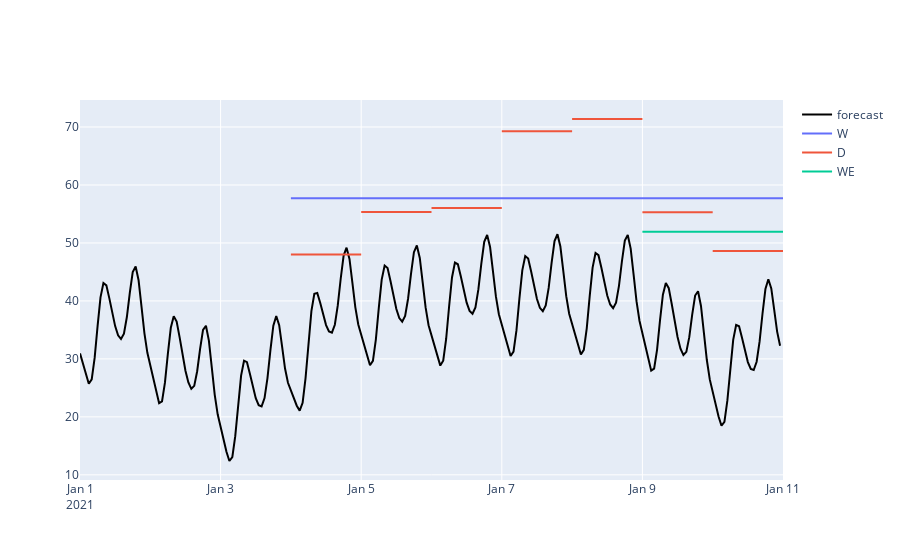
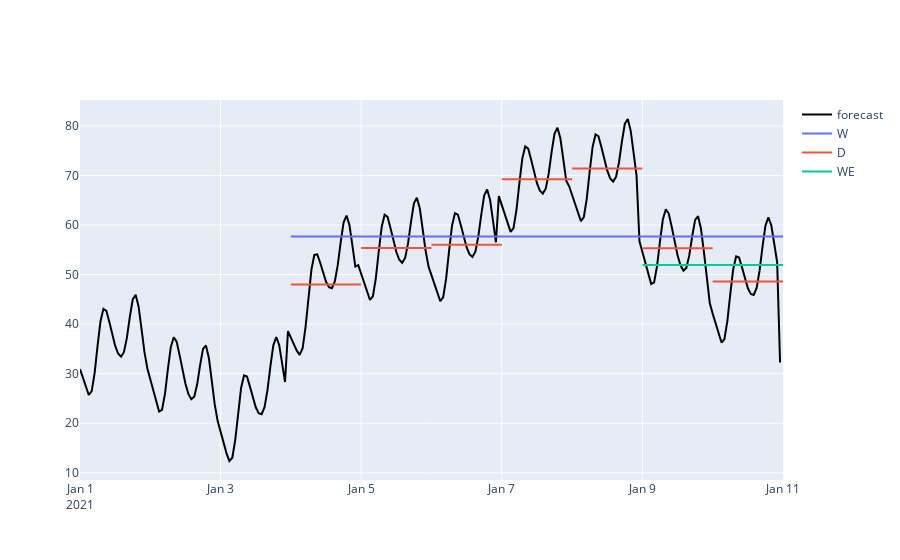

Notebook cell for these charts, in order:
### Code cell
x,arb = arbitrage_correction('2021-01-04',test_forecast,lambda_1 = 0)
print("Initial border smoothness: ",np.sum(np.square(D@test_forecast.yhat)))
print("Final border smoothness: ",np.sum(np.square(D@x)))

### Figure 1 — Plotly figure (JSON) as saved in the notebook; plotly's stock layout.template omitted (floating-point values rounded to 4 significant figures; data arrays with more than 128 entries replaced by an {"elided": "..."} marker saying what was removed)
{"data": [{"line": {"color": "black"}, "mode": "lines", "name": "forecast", "type": "scatter", "x": {"elided": "240 str values"}, "y": {"elided": "240 float values"}}, {"line": {"color": "#636EFA"}, "mode": "lines", "name": "W", "showlegend": true, "type": "scatter", "x": ["2021-01-04T00:00:00+01:00", "2021-01-11T00:00:00+01:00"], "y": [57.7, 57.7]}, {"line": {"color": "#EF553B"}, "mode": "lines", "name": "D", "showlegend": true, "type": "scatter", "x": ["2021-01-04T00:00:00+01:00", "2021-01-05T00:00:00+01:00"], "y": [48.02, 48.02]}, {"line": {"color": "#EF553B"}, "mode": "lines", "showlegend": false, "type": "scatter", "x": ["2021-01-05T00:00:00+01:00", "2021-01-06T00:00:00+01:00"], "y": [55.34, 55.34]}, {"line": {"color": "#EF553B"}, "mode": "lines", "showlegend": false, "type": "scatter", "x": ["2021-01-06T00:00:00+01:00", "2021-01-07T00:00:00+01:00"], "y": [56.03, 56.03]}, {"line": {"color": "#EF553B"}, "mode": "lines", "showlegend": false, "type": "scatter", "x": ["2021-01-07T00:00:00+01:00", "2021-01-08T00:00:00+01:00"], "y": [69.25, 69.25]}, {"line": {"color": "#EF553B"}, "mode": "lines", "showlegend": false, "type": "scatter", "x": ["2021-01-08T00:00:00+01:00", "2021-01-09T00:00:00+01:00"], "y": [71.38, 71.38]}, {"line": {"color": "#00CC96"}, "mode": "lines", "name": "WE", "showlegend": true, "type": "scatter", "x": ["2021-01-09T00:00:00+01:00", "2021-01-11T00:00:00+01:00"], "y": [51.95, 51.95]}, {"line": {"color": "#EF553B"}, "mode": "lines", "showlegend": false, "type": "scatter", "x": ["2021-01-09T00:00:00+01:00", "2021-01-10T00:00:00+01:00"], "y": [55.31, 55.31]}, {"line": {"color": "#EF553B"}, "mode": "lines", "showlegend": false, "type": "scatter", "x": ["2021-01-10T00:00:00+01:00", "2021-01-11T00:00:00+01:00"], "y": [48.59, 48.59]}], "layout": {}}

### Figure 2 — Plotly figure (JSON) as saved in the notebook; plotly's stock layout.template omitted (floating-point values rounded to 4 significant figures; data arrays with more than 128 entries replaced by an {"elided": "..."} marker saying what was removed)
{"data": [{"line": {"color": "black"}, "mode": "lines", "name": "forecast", "type": "scatter", "x": {"elided": "240 str values"}, "y": {"elided": "240 float values"}}, {"line": {"color": "#636EFA"}, "mode": "lines", "name": "W", "showlegend": true, "type": "scatter", "x": ["2021-01-04T00:00:00+01:00", "2021-01-11T00:00:00+01:00"], "y": [57.7, 57.7]}, {"line": {"color": "#EF553B"}, "mode": "lines", "name": "D", "showlegend": true, "type": "scatter", "x": ["2021-01-04T00:00:00+01:00", "2021-01-05T00:00:00+01:00"], "y": [48.02, 48.02]}, {"line": {"color": "#EF553B"}, "mode": "lines", "showlegend": false, "type": "scatter", "x": ["2021-01-05T00:00:00+01:00", "2021-01-06T00:00:00+01:00"], "y": [55.34, 55.34]}, {"line": {"color": "#EF553B"}, "mode": "lines", "showlegend": false, "type": "scatter", "x": ["2021-01-06T00:00:00+01:00", "2021-01-07T00:00:00+01:00"], "y": [56.03, 56.03]}, {"line": {"color": "#EF553B"}, "mode": "lines", "showlegend": false, "type": "scatter", "x": ["2021-01-07T00:00:00+01:00", "2021-01-08T00:00:00+01:00"], "y": [69.25, 69.25]}, {"line": {"color": "#EF553B"}, "mode": "lines", "showlegend": false, "type": "scatter", "x": ["2021-01-08T00:00:00+01:00", "2021-01-09T00:00:00+01:00"], "y": [71.38, 71.38]}, {"line": {"color": "#00CC96"}, "mode": "lines", "name": "WE", "showlegend": true, "type": "scatter", "x": ["2021-01-09T00:00:00+01:00", "2021-01-11T00:00:00+01:00"], "y": [51.95, 51.95]}, {"line": {"color": "#EF553B"}, "mode": "lines", "showlegend": false, "type": "scatter", "x": ["2021-01-09T00:00:00+01:00", "2021-01-10T00:00:00+01:00"], "y": [55.31, 55.31]}, {"line": {"color": "#EF553B"}, "mode": "lines", "showlegend": false, "type": "scatter", "x": ["2021-01-10T00:00:00+01:00", "2021-01-11T00:00:00+01:00"], "y": [48.59, 48.59]}], "layout": {}}
